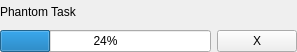
<?xml version="1.0" encoding="UTF-8"?>
<ui version="4.0">
 <class>BackgroundTaskProgress</class>
 <widget class="QWidget" name="BackgroundTaskProgress">
  <property name="geometry">
   <rect>
    <x>0</x>
    <y>0</y>
    <width>297</width>
    <height>52</height>
   </rect>
  </property>
  <property name="windowTitle">
   <string>Form</string>
  </property>
  <layout class="QGridLayout" name="gridLayout" columnstretch="1,0">
   <property name="leftMargin">
    <number>0</number>
   </property>
   <property name="topMargin">
    <number>0</number>
   </property>
   <property name="rightMargin">
    <number>0</number>
   </property>
   <property name="bottomMargin">
    <number>0</number>
   </property>
   <item row="0" column="0">
    <widget class="QLabel" name="lblTaskName">
     <property name="text">
      <string>Phantom Task</string>
     </property>
    </widget>
   </item>
   <item row="0" column="1" rowspan="2" alignment="Qt::AlignBottom">
    <widget class="QPushButton" name="btnCancel">
     <property name="text">
      <string>X</string>
     </property>
     <property name="flat">
      <bool>false</bool>
     </property>
    </widget>
   </item>
   <item row="1" column="0">
    <widget class="QProgressBar" name="pbProgress">
     <property name="value">
      <number>24</number>
     </property>
    </widget>
   </item>
  </layout>
 </widget>
 <resources/>
 <connections/>
</ui>
